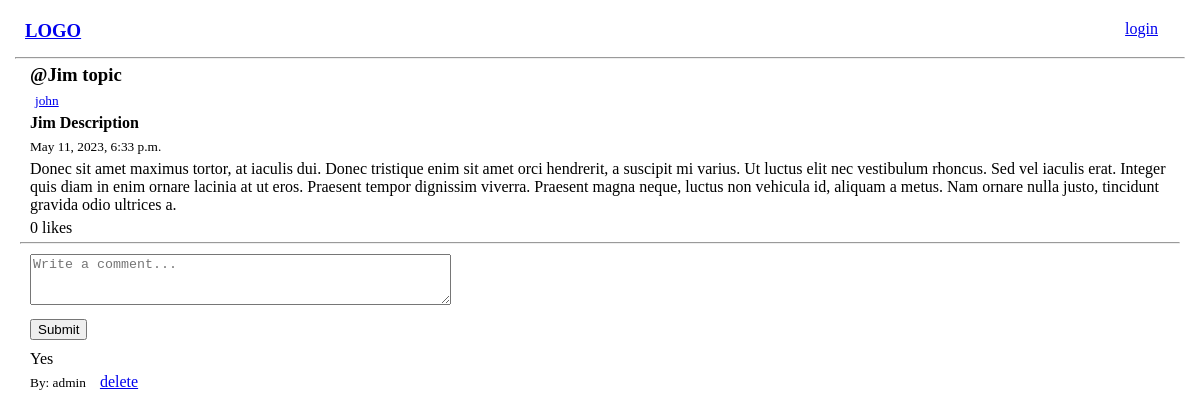
Page /post-detail/6/ on the earlier database version.
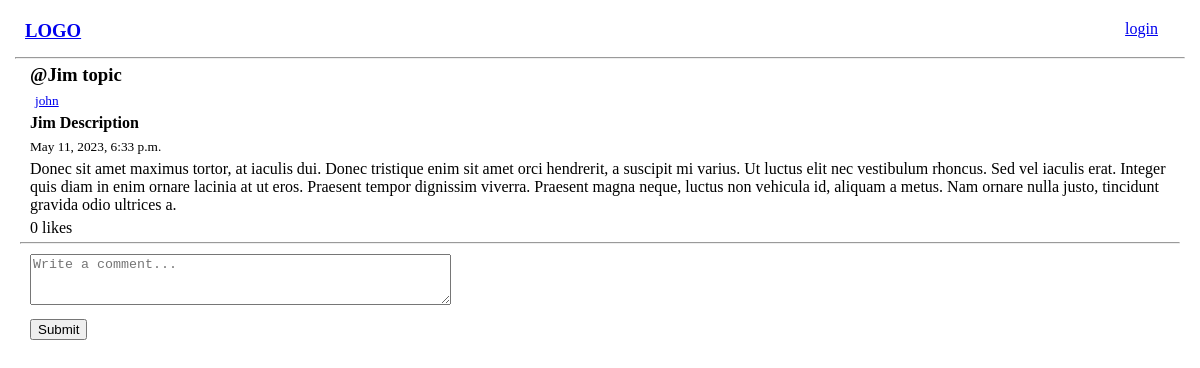
Same page on the later database version.
### base/models.py (models this page shows, shortened)
class Post(models.Model):
    author = models.ForeignKey(User, on_delete=models.CASCADE)
    topic = models.CharField(max_length=200)
    description = models.CharField(max_length=400)
    body = RichTextField(blank=True, null=True)
    post_date = models.DateTimeField(auto_now_add=True)
    likes = models.ManyToManyField(User, through='Like', related_name='liked_posts')

class User(AbstractUser):
  name = models.CharField(max_length=200, null=True)
  email = models.EmailField(unique=True, null=True)
  bio = models.TextField(blank=True ,null=True)
  USERNAME_FIELD = 'email'
  REQUIRED_FIELDS = []

class Comment(models.Model):
  user = models.ForeignKey(User, on_delete=models.CASCADE, related_name='user_commennts')
  post = models.ForeignKey(Post, on_delete=models.CASCADE, related_name='post_comments')
  content = models.TextField()
  comment_date = models.DateTimeField(auto_now_add=True)

### base/views.py (the view, shortened to what this page needs)
# urls.py: path('post-detail/<str:pk>/', views.expandPost, name='post-details'),
def expandPost(request, pk):
  post = Post.objects.get(id=pk)
  post_comments = post.post_comments.all()
  context = {'post': post, 'post_comments': post_comments}
  return render(request, 'base/expand_post.html', context)

### base/templates/base/expand_post.html (shortened to what this page needs)
{% extends 'main.html' %} {% load like_tags %} {% load static %}
{% block content %}
<main>
  <div>
    <div class="post-topic">
      <h3>@{{post.topic}}</h3>
      <a href="{% url 'user-profile' post.author.id %}"><small>{{post.author.name}}</small></a>
    </div>
    <div class="post-description">
      <h4>{{post.description}}</h4>
      <small>{{post.post_date}} </small>
    </div>
    <div>
      <p>{{post.body|safe}}</p>
    </div>
    <div>
      <span id="like-count-{{post.id}}">
        {{post.likes.count}}
        {% if post.likes.count == 1 %} like {% else %} likes {%endif%}
      </span>
    </div>
  </div>
  <hr />
  <form action="" id="comment-form" method="POST">
    <div>
      <textarea name="comment-text" cols="50" rows="3" placeholder="Write a comment..."></textarea>
      <br />
      <button type="submit">Submit</button>
    </div>
  </form>
  <div class="comment-section">
    {% for comment in post_comments %}
    <div class="comment">
      <p>{{comment.content}}</p>
      <small>By: {{comment.user.name}}</small>
      <a href="{% url 'delete-comment' comment.id %}">delete</a>
    </div>
    {% endfor %}
  </div>
</main>
{% endblock content %}

### templates/main.html (shortened to what this page needs)
{% load static %}
<!DOCTYPE html>
<html lang="en">
  <head>
    <link rel="stylesheet" href="{% static 'css/main.css' %}" />
  </head>
  <body>
    {% include 'navbar.html' %}
    <hr />
    {% block content %} {% endblock content %}
  </body>
</html>

### templates/navbar.html
<div class="nav-container">
  <a href="/">
    <h3>LOGO</h3>
  </a>
  {% if request.user.is_authenticated %}
  <div class="nav-profile">
    <a class="nav-user-profile" href="{% url 'user-profile' request.user.id%}">
      <p>{{request.user.name}}</p>
    </a>
    <a href="{% url 'logout' %}" class="login">
      <p>logout</p>
    </a>
  </div>
  {% else %}
  <div class="nav-profile">
    <a href="{% url 'login' %}" class="login">
      <p>login</p>
    </a>
    {% endif %}
  </div>
</div>

### static/css/main.css (style rules this page uses)
* { margin: 5px; }
.nav-container { display: grid; grid-template-columns: 1fr 1fr; }
.nav-profile { display: grid; grid-template-columns: 1fr 1fr; justify-self: end; }
.nav-profile a { margin-top: 0px; position: absolute; right: 2em }

Differences in the rows shown:
removed Comment: content "Yes", user.name "admin"
